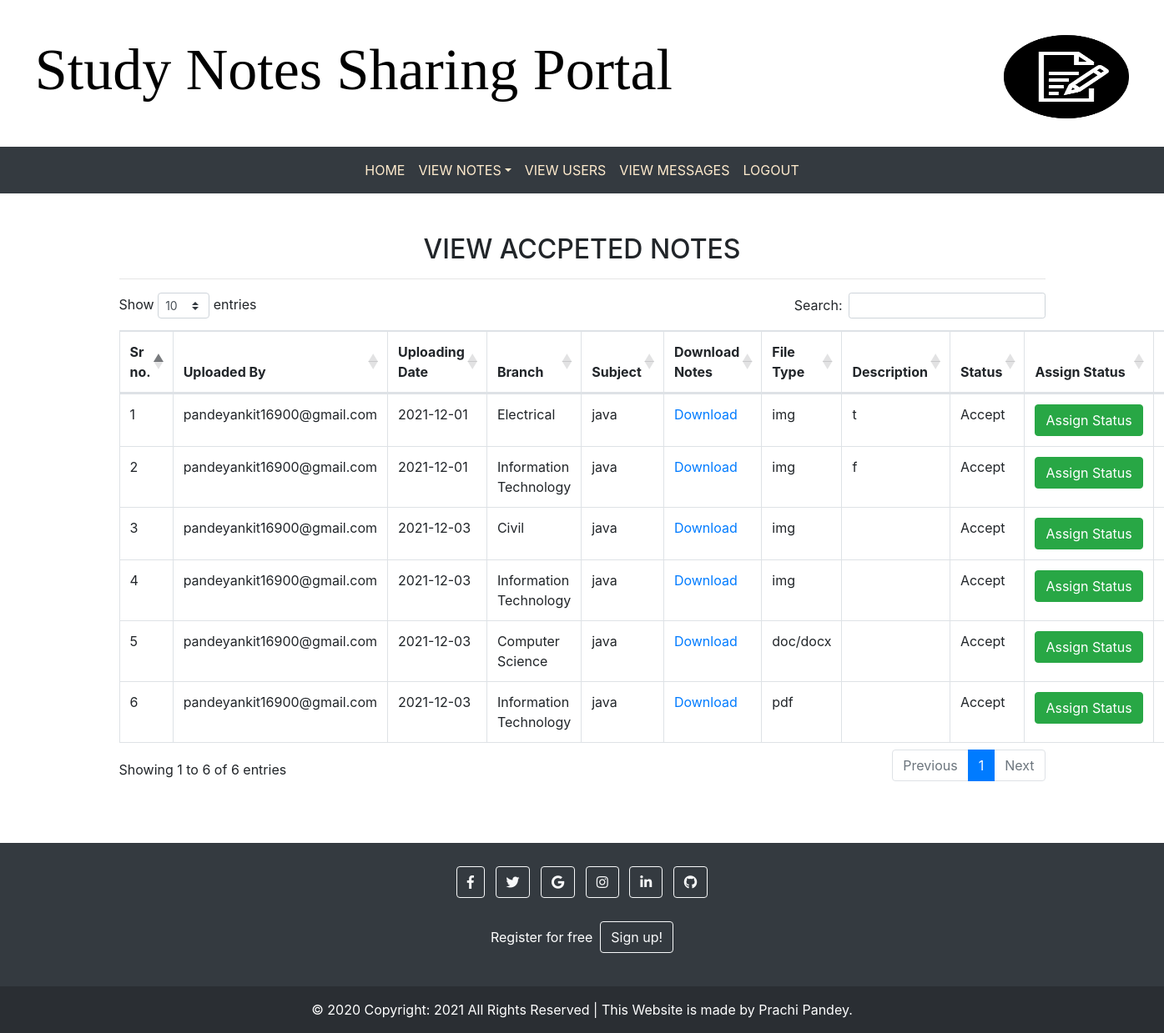
Page /accepted_notes (signed in) on the committed database.
### notes/models.py (models this page shows, shortened)
class Notes(models.Model):
    user = models.ForeignKey(User,on_delete=models.CASCADE)
    uploadingdate = models.CharField(max_length=30)
    branch = models.CharField(max_length=30)
    subject = models.CharField(max_length=30)
    notesfile = models.FileField(null=True)
    filetype = models.CharField(max_length=30)
    description = models.CharField(max_length=200, null=True)
    status = models.CharField(max_length=15)

### notes/views.py (the view)
# urls.py: path('accepted_notes',accepted_notes,name='accepted_notes'),
def accepted_notes(request):
    if not request.user.is_authenticated:
         return redirect('admin_login')
    notes=Notes.objects.filter(status="Accept")
    d = {'notes':notes,}
    return render(request,'accepted_notes.html',d)

### notes/templates/accepted_notes.html (shortened to what this page needs)
{% extends 'admin_nav.html'  %}
{% block body %}
{% load static %}
<!DOCTYPE html>
<html lang="en">
  <link rel="stylesheet"href="https://cdnjs.cloudflare.com/ajax/libs/twitter-bootstrap/4.5.2/css/bootstrap.css">
  <link rel="stylesheet"href="https://cdn.datatables.net/1.11.3/css/dataTables.bootstrap4.min.css">
    <div class="container mt-5">
        <h2 class="text-center">VIEW ACCPETED NOTES</h2>
        <hr>
        <table class="table table-bordered " id="example">
            <thead>
                <tr>
                    <th>Sr no.</th>
                    <th>Uploaded By</th>
                    <th>Uploading Date</th>
                    <th>Branch</th>
                    <th>Subject</th>
                    <th>Download Notes</th>
                    <th>File Type</th>
                    <th>Description</th>
                    <th>Status</th>
                    <th>Assign Status</th>
                    <th>Action</th>
                </tr>
            </thead>
            <tbody>
              {% for i in notes %}
                <tr>
                    <td>{{forloop.counter}}</td>
                    <td>{{i.user.username}}</td>
                    <td>{{i.uploadingdate}}</td>
                    <td>{{i.branch}}</td>
                    <td>{{i.subject}}</td>
                    <td><a href="{{i.notesfile.url}}" download>Download</a></td>
                    <td>{{i.filetype}}</td>
                    <td>{{i.description}}</td>
                    <td>{{i.status}}</td>
                    <td><a href="{% url 'assign_status' i.id %}" class="btn btn-success" >
                       Assign&nbsp;Status</a></td>
                    <td></td>
                </tr>
                {% endfor %}
            </tbody>
        </table>
    </div>
    <br><br><br>
    <footer class="bg-dark text-center text-white">
        <div class="container p-4 pb-0">
          <section class="mb-4">
            <a class="btn btn-outline-light btn-floating m-1" href="#!" role="button"
              ><i class="fab fa-facebook-f"></i
            ></a>
            <a class="btn btn-outline-light btn-floating m-1" href="#!" role="button"
              ><i class="fab fa-twitter"></i
            ></a>
            <a class="btn btn-outline-light btn-floating m-1" href="#!" role="button"
              ><i class="fab fa-google"></i
            ></a>
            <a class="btn btn-outline-light btn-floating m-1" href="#!" role="button"
              ><i class="fab fa-instagram"></i
            ></a>
            <a class="btn btn-outline-light btn-floating m-1" href="#!" role="button"
              ><i class="fab fa-linkedin-in"></i
            ></a>
            <a class="btn btn-outline-light btn-floating m-1" href="#!" role="button"
              ><i class="fab fa-github"></i
            ></a>
          </section>
          <section class="">
            <p class="d-flex justify-content-center align-items-center">
              <span class="me-3">Register for free&nbsp;&nbsp;</span>
              <a href="{% url 'signup'  %}" class="btn btn-outline-light btn-rounded">
                Sign up!
              </a>
            </p>
          </section>
        </div>
        <div class="text-center p-3" style="background-color: rgba(0, 0, 0, 0.2);">
          © 2020 Copyright: 2021 All Rights Reserved  | This Website is made by Prachi Pandey.
        </div>
      </footer>
</html>
{% endblock %}

### rows in the picture
Notes: user.username "pandeyankit16900@gmail.com", uploadingdate "2021-12-01", branch "Electrical", subject "java", filetype "img", description "t", status "Accept"
Notes: user.username "pandeyankit16900@gmail.com", uploadingdate "2021-12-01", branch "Information Technology", subject "java", filetype "img", description "f", status "Accept"
Notes: user.username "pandeyankit16900@gmail.com", uploadingdate "2021-12-03", branch "Civil", subject "java", filetype "img", status "Accept"
Notes: user.username "pandeyankit16900@gmail.com", uploadingdate "2021-12-03", branch "Information Technology", subject "java", filetype "img", status "Accept"
Notes: user.username "pandeyankit16900@gmail.com", uploadingdate "2021-12-03", branch "Computer Science", subject "java", filetype "doc/docx", status "Accept"
Notes: user.username "pandeyankit16900@gmail.com", uploadingdate "2021-12-03", branch "Information Technology", subject "java", filetype "pdf", status "Accept"
